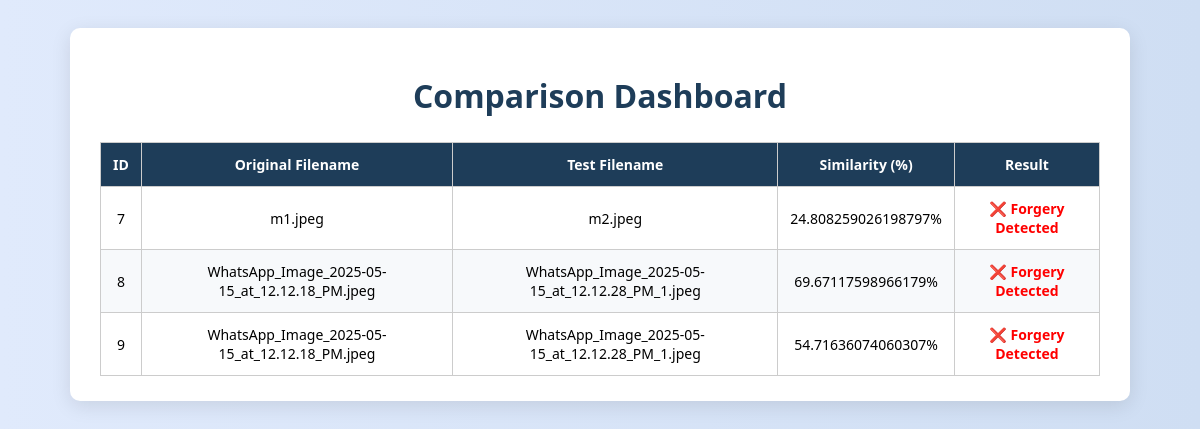
/dashboard, run on the app's committed database.
### tables this page shows
CREATE TABLE results (
        id INTEGER PRIMARY KEY AUTOINCREMENT,
        original TEXT,
        test TEXT,
        similarity REAL
    );

### app.py (the view)
@app.route('/dashboard')
def dashboard():
    results = get_all_results()
    return render_template('dashboard.html', results=results)

### database/database.py (called while the page is built)
def get_all_results():
    conn = sqlite3.connect('signatures.db')
    conn.row_factory = sqlite3.Row
    c = conn.cursor()
    c.execute("SELECT * FROM results")
    rows = c.fetchall()
    conn.close()
    return [dict(row) for row in rows]

### templates/dashboard.html (shortened to what this page needs)
<!DOCTYPE html>
<html lang="en">
<head>
</head>
<body>
    <div class="container">
        <h1>Comparison Dashboard</h1>
        <table>
            <thead>
                <tr>
                    <th>ID</th>
                    <th>Original Filename</th>
                    <th>Test Filename</th>
                    <th>Similarity (%)</th>
                    <th>Result</th>
                </tr>
            </thead>
            <tbody>
                {% for row in results %}
                <tr>
                    <td>{{ row['id'] }}</td>
                    <td>{{ row['original'] }}</td>
                     <td>{{ row['test'] }}</td>
                    <td>{{ row['similarity'] }}%</td>
                    <td class="{{ 'match' if row['similarity']|float >= 70 else 'forgery' }}">
                        {% if row['similarity']|float >= 80 %}
                            ✅ Match
                        {% else %}
                            ❌ Forgery Detected
                        {% endif %}
                    </td>
                </tr>
                {% endfor %}
            </tbody>
        </table>
    </div>
</body>
</html>

### templates/dashboard.html (style rules this page uses)
body { font-family: 'Segoe UI', Tahoma, Geneva, Verdana, sans-serif; background: linear-gradient(to right, #e0eafc, #cfdef3); padding: 20px; }
.container { max-width: 1000px; margin: auto; background: white; padding: 25px 30px; border-radius: 10px; box-shadow: 0 5px 20px rgba(0,0,0,0.1); }
h1 { text-align: center; color: #1e3d59; margin-bottom: 25px; }
table { width: 100%; border-collapse: collapse; }
table thead { background-color: #1e3d59; color: white; }
th, td { border: 1px solid #cccccc; padding: 12px; text-align: center; font-size: 14px; }
tr:nth-child(even) { background-color: #f7f9fb; }
.forgery { color: red; font-weight: bold; }

### data on the page
results: id "7", original "m1.jpeg", test "m2.jpeg", similarity "24.808259026198797", shows "❌ Forgery Detected"
results: id "8", original "WhatsApp_Image_2025-05-15_at_12.12.18_PM.jpeg", test "WhatsApp_Image_2025-05-15_at_12.12.28_PM_1.jpeg", similarity "69.67117598966179", shows "❌ Forgery Detected"
results: id "9", original "WhatsApp_Image_2025-05-15_at_12.12.18_PM.jpeg", test "WhatsApp_Image_2025-05-15_at_12.12.28_PM_1.jpeg", similarity "54.71636074060307", shows "❌ Forgery Detected"
